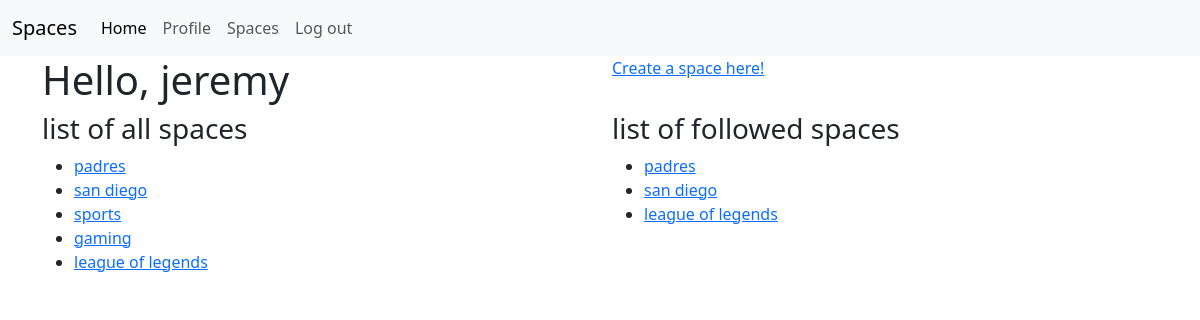
Screenshot of /profile/ (signed in) with the database file from the repository.
### main/models.py (models this page shows)
class Space(models.Model):
    spacename = models.CharField(max_length=25)
    def __str__(self):
        return self.spacename

class UserFollowedSpace(models.Model):
    user = models.ForeignKey(User, on_delete=models.CASCADE)
    spacename = models.CharField(max_length=25)
    def __str__(self):
        return self.spacename

### main/views.py (the view)
# urls.py: path('profile/', views.profile, name='profile'),
def profile(request):
    if request.user.is_authenticated:
        username = request.user
        spaces = Space.objects.all()
        followed_spaces = request.user.userfollowedspace_set.all()
        return render(request, 'main/profile.html', {'username': username, 'spaces': spaces, 'followed_spaces': followed_spaces})

### main/templates/main/profile.html (shortened to what this page needs)
{% extends "./loggedin_base.html" %}
    {% load bootstrap5 %}
{% block content %}
    <div class="row">
        <div class="col">
            <h1>Hello, {{ username }}</h1>
        </div>
        <div class="col">
            <a href="{% url 'main:create_space' %}">Create a space here!</a>
        </div>
    </div>
    <div class="row">
        <div class="col">
            <h3>list of all spaces</h3>
            <ul>
                {% for spacename in spaces %}
                    <li><a href="{% url 'main:space' spacename %}">{{ spacename }}</a></li>
                {% endfor %}
            </ul>
        </div>
        <div class="col">
            <h3>list of followed spaces</h3>
            <ul>
                {% for spacename in followed_spaces %}
                    <li><a href="{% url 'main:space' spacename %}">{{ spacename }}</a></li>
                {% endfor %}
            </ul>
        </div>
    </div>
{% endblock %}

### rows the page displays
Space: spacename "padres"
Space: spacename "san diego"
Space: spacename "sports"
Space: spacename "gaming"
Space: spacename "league of legends"
UserFollowedSpace: spacename "padres"
UserFollowedSpace: spacename "san diego"
UserFollowedSpace: spacename "league of legends"

### other values shown
{{ username }} "jeremy"
